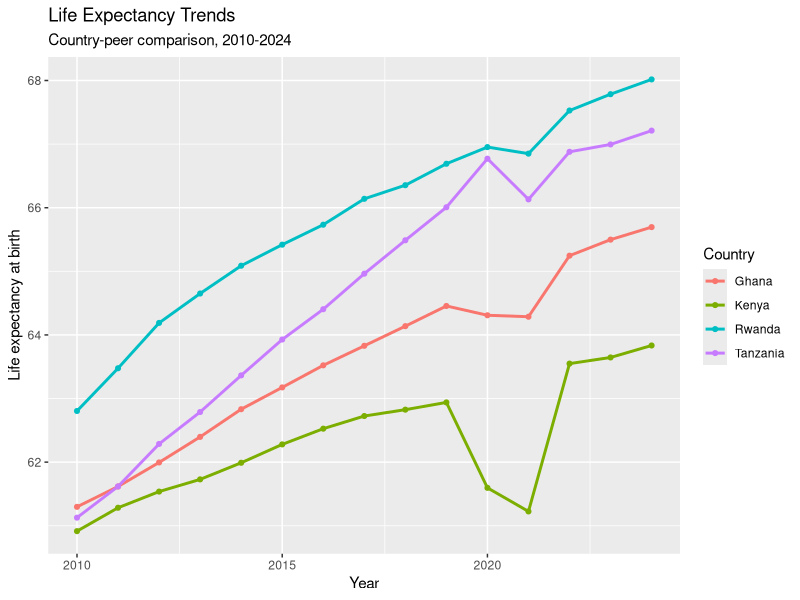

The R script that drew this image:
## ---- chunk 1
knitr::opts_chunk$set(echo = TRUE)
## ---- chunk 2
options(repos = c(CRAN = "https://cloud.r-project.org"))

if (!requireNamespace("tidyverse", quietly = TRUE)) {
  install.packages("tidyverse")
}

library(tidyverse)

dev <- read_csv("../data/development_indicators_2026.csv")
dictionary <- read_csv("../data/development_indicators_dictionary_2026.csv")

hks_blue <- "#1F5F83"
hks_crimson <- "#A51C30"
hks_gray <- "#6B7280"
## ---- chunk 3
dev |>
  filter(assignment_sample == TRUE & year == 2023) |>
  distinct(country, region, income_group) |>
  arrange(region, country)
## ---- chunk 4
my_country <- "Ghana"
peer_countries <- c("Ghana", "Kenya", "Rwanda", "Tanzania")
## ---- chunk 5
my_country <- "Ghana"
peer_countries <- c("Ghana", "Kenya", "Rwanda", "Tanzania")
## ---- chunk 6
dev |>
  filter(country %in% peer_countries) |>
  distinct(country, region, income_group) |>
  arrange(country)
## ---- chunk 7
analysis_data <- dev |>
  filter(country %in% peer_countries & year >= 2010)

glimpse(analysis_data)
## ---- chunk 8
analysis_data |>
  summarise(
    missing_gdp = sum(is.na(gdp_per_capita_ppp)),
    missing_life_expectancy = sum(is.na(life_expectancy)),
    missing_under5 = sum(is.na(under5_mortality)),
    missing_poverty = sum(is.na(poverty_rate)),
    total_rows = n()
  )
## ---- chunk 9
analysis_data |>
  ggplot(aes(x = year, y = life_expectancy, color = country)) +
  geom_line(linewidth = 1) +
  geom_point(size = 1.4) +
  labs(
    x = "Year",
    y = "Life expectancy at birth",
    color = "Country",
    title = "Life Expectancy Trends",
    subtitle = "Country-peer comparison, 2010-2024"
  )
## ---- chunk 10
# Write your code here.
## ---- chunk 11
comparison_table <- analysis_data |>
  filter(year == 2023) |>
  select(
    country,
    region,
    income_group,
    life_expectancy,
    under5_mortality,
    gdp_per_capita_ppp
  ) |>
  arrange(desc(life_expectancy))

comparison_table
## ---- chunk 12
# Write your code here.
## ---- chunk 13
# Write your code here.
## ---- chunk 14
# Optional extension code here.
